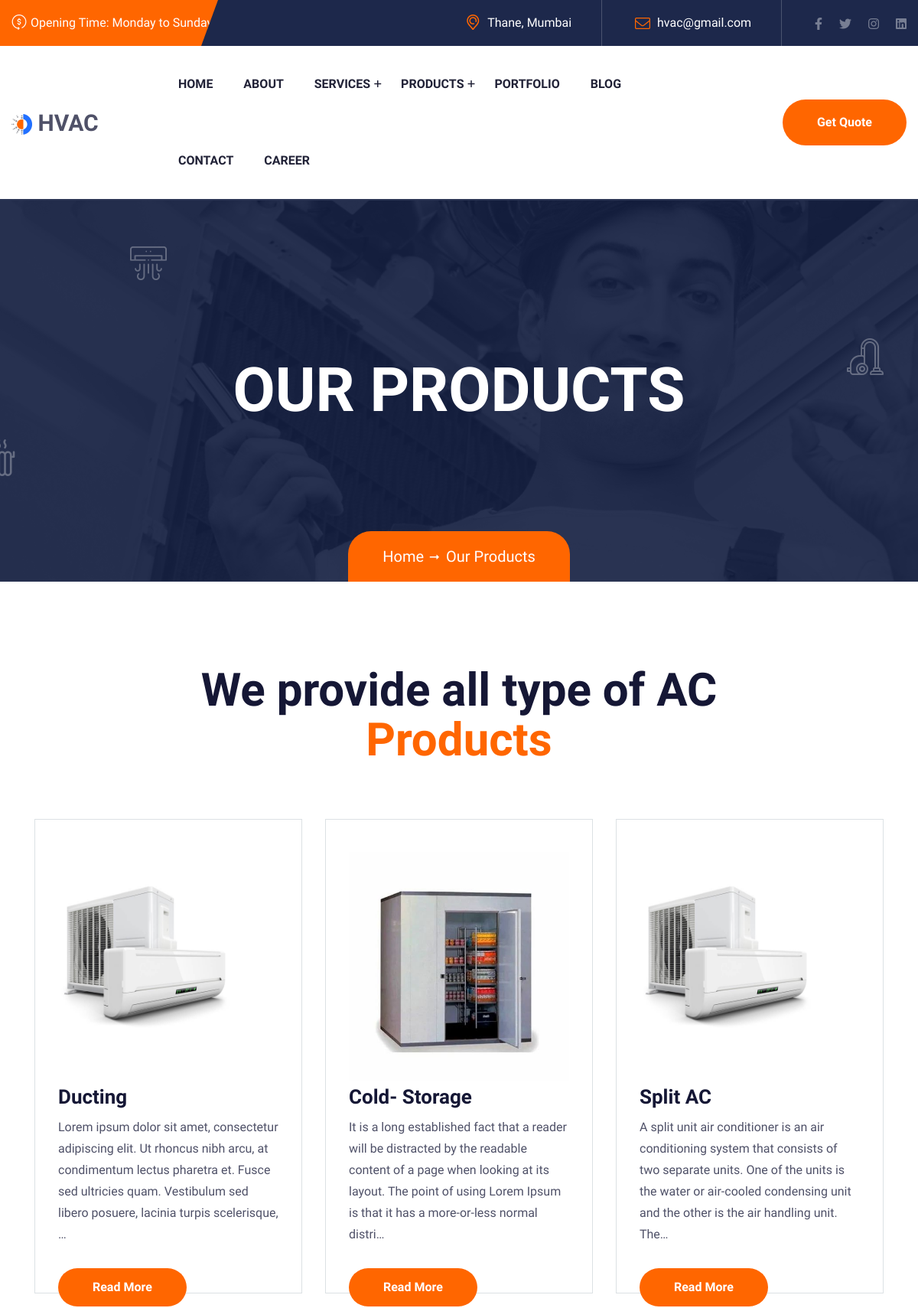
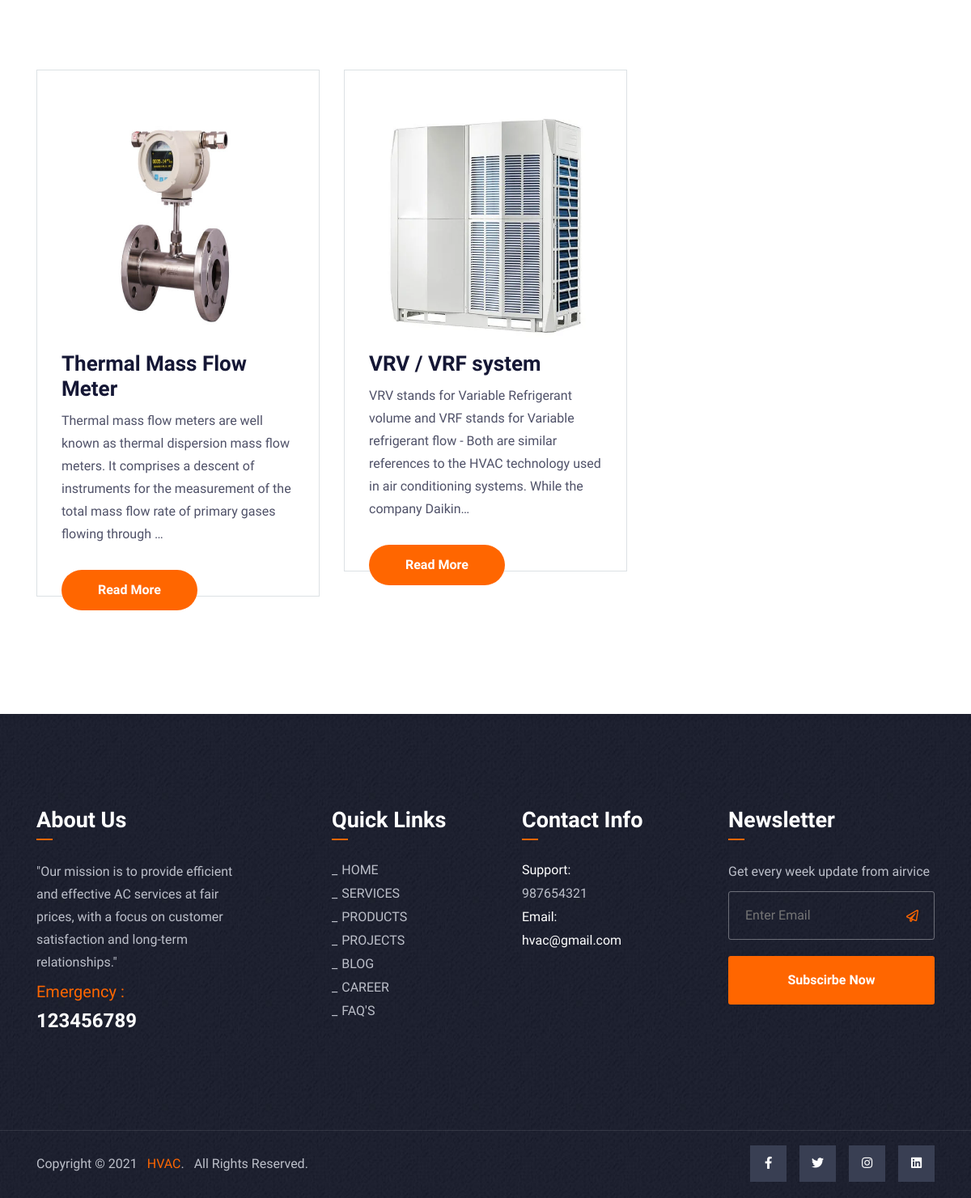
Page /products on the committed database (2 pictures, top to bottom).
### myapp/models.py (models this page shows, shortened)
class Information(models.Model):
    phone = models.CharField(max_length=15)
    phone_2 = models.CharField(max_length=15)
    branch = models.PositiveIntegerField(default=1)
    projects = models.PositiveIntegerField(default=1)
    clients = models.PositiveIntegerField(default=1)
    members = models.PositiveIntegerField(default=1)
    experience = models.PositiveIntegerField(default=1)
    address = models.CharField(max_length=255)
    email = models.EmailField(max_length=200)
    facebook = models.URLField(max_length=200)
    twitter = models.URLField(max_length=200)
    instagram = models.URLField(max_length=200)
    linkedin = models.URLField(max_length=200)

class Product(models.Model):
    image = models.ImageField(upload_to='product')
    title = models.CharField(max_length=255, null=False)
    slug = models.SlugField(max_length=255, null=True, blank=True)
    description = models.TextField()

### myapp/views.py (the view)
# urls.py: path('products', views.products, name='products'),
def products(request):
    products = Product.objects.all()
    services = Service.objects.all()
    info = Information.objects.get(id=1)
    return render(request, 'products.html', {'products':products, 'services': services, 'information':info})

### templates/products.html (shortened to what this page needs)
{% extends "base.html" %}
{% load static %}
{% block address %} <a href="https://www.google.com/maps/place/{{information.address}}">{{information.address}}</a> {% endblock address %}
{% block email %}<a href="mailto:{{information.email}}"><span class="__cf_email__" data-cfemail="771e19111837040e141f1845435914181a">{{information.email}}</span></a>{% endblock email %}
{% block header-socials %}
<a href="{{information.facebook}}"><i class="fab fa-facebook-f"></i></a>
<a href="{{information.twitter}}"><i class="fab fa-twitter"></i></a>
<a href="{{information.instagram}}"><i class="fab fa-instagram"></i></a>
<a href="{{information.linkedin}}"><i class="fab fa-linkedin"></i></a>
{% endblock header-socials %}
{% block body %}
    <main>
            {% load social_share %}
        <div class="page-title-area pt-210 pb-180" data-background="assets/img/bg/page-banner.jpg">
            <div class="container">
                <div class="page-title-icon">
                    <i class="flaticon-air-conditioner hero__icon hero__icon1"></i>
                    <i class="flaticon-heating hero__icon hero__icon2"></i>
                    <i class="flaticon-vacuum-cleaner hero__icon hero__icon3"></i>
                </div>
                <div class="row">
                    <div class="col-12">
                        <div class="page-title text-center">
                            <h2 class="breadcrumb-title">Our Products</h2>
                            <div class="breadcrumb-menu">
                                <nav class="breadcrumb-trail breadcrumbs">
                                    <ul class="trail-items">
                                        <li class="trail-item trail-begin"><a href="{% url 'index' %}">Home</a>
                                        </li>
                                        <li class="trail-item trail-end"><span>Our Products</span></li>
                                    </ul>
                                </nav>
                            </div>
                        </div>
                    </div>
                </div>
            </div>
        </div>
        <section class="blog-area pt-110 pb-40">
            <div class="container">
                <div class="row">
                    <div class="col-12">
                        <div class="section-title-wrapper text-center mb-70 wow fadeInUp"  data-wow-delay=".3s">
                            <h2 class="section-title">We provide all type of AC <br><span>Products</span></h2>
                        </div>
                    </div>
                </div>
                <div class="row">
                    {% for product in products %}
                    <div class="col-lg-4 col-md-6">
                        <div class="ablog mb-105 wow fadeInUp"  data-wow-delay=".3s">
                            <div class="ablog__text ablog__text--service">
                                <div>
                                    <img src="{{product.image.url}}"  class="img-fluid thumbnail" alt="img">
                                </div>
                                <h4 class="ablog__text--title"><a href="{% url 'product_detail' product.slug %}">{{product.title}}</a></h4>
                                <p>{{ product.description|truncatechars:200 }}</p>
                                <div class="ablog__btn">
                                    <a href="{% url 'product_detail' product.slug %}" class="theme-btn">Read More</a>
                                </div>
                            </div>
                        </div>
                    </div>
                    {% endfor %}
                </div>
            </div>
        </section>
    </main>
{% endblock body %}
{% block phone %}
<h4><a href="tel:{{information.phone}}">{{information.phone}}</a></h4>
{% endblock phone %}
{% block faddress %}
<div class="col-lg-3 col-sm-6">
    <div class="footer__widget mb-30 pl-30 wow fadeInUp" data-wow-delay=".9s">
        <h4 class="footer__widget--title">Contact Info</h4>
        <ul class="widget__contact">
            <li><span>Support:</span><a href="tel:{{information.phone_2}}">{{information.phone_2}}</a></li>
            <li><span>Email:</span> <a
                    href="mailto:{{information.email}}"><span
                        class="__cf_email__"
                        data-cfemail="cba2a5ada48baaa2b9bda2a8aef9ffe5a8a4a6">{{information.email}}</span></a>
            </li>
        </ul>
    </div>
</div>
{% endblock faddress %}
{% block footer-socials %}
<a href="{{information.facebook}}"><i class="fab fa-facebook-f"></i></a>
<a href="{{information.twitter}}"><i class="fab fa-twitter"></i></a>
<a href="{{information.instagram}}"><i class="fab fa-instagram"></i></a>
<a href="{{information.linkedin}}"><i class="fab fa-linkedin"></i></a>
{% endblock footer-socials %}

### templates/base.html (shortened to what this page needs)
{% load static %}
<!doctype html>
<html class="no-js" lang="en">
<head>
    <link rel="stylesheet" href="{% static 'assets/css/bootstrap.min.css' %}">
    <link rel="stylesheet" href="{% static 'assets/css/animate.min.css' %}">
    <link rel="stylesheet" href="{% static 'assets/css/custom-animation.css' %}">
    <link rel="stylesheet" href="{% static 'assets/css/fontawesome.min.css' %}">
    <link rel="stylesheet" href="{% static 'assets/css/meanmenu.css' %}">
    <link rel="stylesheet" href="{% static 'assets/css/flaticon.css' %}">
    <link rel="stylesheet" href="{% static 'assets/css/venobox.min.css' %}">
    <link rel="stylesheet" href="{% static 'assets/css/backToTop.css' %}">
    <link rel="stylesheet" href="{% static 'assets/css/slick.css' %}">
    <link rel="stylesheet" href="{% static 'assets/css/swiper-bundle.css' %}">
    <link rel="stylesheet" href="{% static 'assets/css/default.css' %}">
    <link rel="stylesheet" href="{% static 'assets/css/main.css' %}">
</head>
<body>
    <header>
        <div class="header-top black-soft-bg d-none d-lg-block">
            <div class="custom-container">
                <div class="row align-items-center">
                    <div class="col-xl-3 col-lg-4">
                        <div class="header-top-left header-top-left-2">
                            <span><i class="flaticon-return-of-investment"></i>Opening Time: Monday to Sunday</span>
                        </div>
                    </div>
                    <div class="col-xl-9 col-lg-8">
                        <div class="header-top-right header-top-right-2">
                            <ul>
                                <li><i class="flaticon-pin"></i>{% block address %}{% endblock address %}</li>
                                <li><i class="fal fa-envelope"></i>
                                    {% block email %}{% endblock email %}
                                </li>
                                <li class="header--social">
                                    {% block header-socials %}
                                    {% endblock header-socials %}
                                </li>
                            </ul>
                        </div>
                    </div>
                </div>
            </div>
        </div>
        <div class="header-menu header-sticky header-menu-2">
            <div class="container-fluid">
                <div class="row align-items-center">
                    <div class="col-xl-2 col-lg-2 col-8">
                        <div class="header-logo pt-15 pb-15">
                            <a href="{% url 'index' %}" style="font-size:30px"><img src="{% static 'assets/img/icon/subtitle-icon.png' %}" class="img-fluid" alt="img"><b>  HVAC</b></a>
                        </div>
                    </div>
                    <div class="col-xl-7 col-lg-8 col-4">
                        <div class="main-menu d-none d-lg-block">
                            <nav id="mobile-menu">
                                <ul>
                                    <li><a href="{% url 'index' %}">HOME</a></li>
                                    <li><a href="{% url 'about' %}">About</a></li>
                                    <li class="menu-item-has-children"><a href="{% url 'services' %}">SERVICES</a>
                                    </li>
                                    <li class="menu-item-has-children"><a href="{% url 'products' %}">PRODUCTS</a>
                                    </li>
                                    <li><a href="{% url 'projects' %}">Portfolio</a></li>
                                    <li><a href="{% url 'blogs' %}">Blog</a></li>
                                    <li><a href="{% url 'contact' %}">CONTACT</a></li>
                                    <li><a href="{% url 'jobs' %}">Career</a></li>
                                </ul>
                            </nav>
                        </div>
                    </div>
                    <div class="col-xl-3 col-lg-2 d-none d-lg-block">
                        <div class="header-right header-right-2 text-end">
                            <ul class="z-index">
                                <li><a href="{% url 'contact' %}" class="theme-btn">Get Quote</a></li>
                            </ul>
                        </div>
                    </div>
                </div>
            </div>
        </div>
    </header>
{% block body %}
{% endblock body %}
    <footer data-background="{% static 'assets/img/footer/footer-bg.jpg' %} ">
        <section class="footer-area pt-115 pb-90">
            <div class="container">
                <div class="row">
                    <div class="col-lg-3 col-sm-6">
                        <div class="footer__widget mb-30 wow fadeInUp" data-wow-delay=".3s">
                            <h4 class="footer__widget--title">About Us</h4>
                            <p>"Our mission is to provide efficient and effective AC services at fair prices, with a
                                focus on customer satisfaction and long-term relationships."</p>
                            <div class="emg__number">
                                <h5>Emergency :</h5>
                                {% block phone %}{% endblock phone %}
                            </div>
                        </div>
                    </div>
                    <div class="col-lg-3 col-sm-6">
                        <div class="footer__widget mb-30 pl-80 wow fadeInUp" data-wow-delay=".6s">
                            <h4 class="footer__widget--title">Quick Links</h4>
                            <ul class="widget__links">
                                <li><a href="{% url 'index' %}">HOME</a></li>
                                <li><a href="{% url 'services' %}">SERVICES</a></li>
                                <li><a href="{% url 'products' %}">PRODUCTS</a></li>
                                <li><a href="{% url 'projects' %}">PROJECTS</a></li>
                                <li><a href="{% url 'blogs' %}">BLOG</a></li>
                                <li><a href="{% url 'jobs' %}">CAREER</a></li>
                                <li><a href="{% url 'faqs' %}">FAQ'S</a></li>
                            </ul>
                        </div>
                    </div>
                    {% block faddress %}
                    {% endblock faddress %}
                    <div class="col-lg-3 col-sm-6">
                        <div class="footer__widget mb-30 wow fadeInUp" data-wow-delay="1.2s">
                            <h4 class="footer__widget--title">Newsletter</h4>
                            <p>Get every week update from airvice</p>
                            <form action="{% url 'subscribe' %}" method="post" class="widget__subscribe">
                                <div class="field">
                                    <input name="email" type="email" placeholder="Enter Email">
                                </div>
                                <button type="submit" class="theme-btn">Subscirbe Now</button>
                            </form>
                        </div>
                    </div>
                </div>
            </div>
        </section>
        <div class="copyright-area copyright-border">
            <div class="container">
                <div class="row align-items-center">
                    <div class="col-md-7">
                        <div class="copyright__text">
                            <span>Copyright © 2021 &nbsp <a href="#">HVAC</a>. &nbsp All Rights Reserved.</span>
                        </div>
                    </div>
                    <div class="col-md-5">
                        <div class="copyright__social text-end">
                            {% block footer-socials %}
                            {% endblock footer-socials %}
                        </div>
                    </div>
                </div>
            </div>
        </div>
    </footer>
</body>
</html>

### static/assets/css/default.css (style rules this page uses)
.mb-30 { margin-bottom: 30px; }
.mb-70 { margin-bottom: 70px; }
.mb-105 { margin-bottom: 105px; }
.pt-15 { padding-top: 15px; }
.pt-110 { padding-top: 110px; }
.pt-115 { padding-top: 115px; }
.pb-15 { padding-bottom: 15px; }
.pb-40 { padding-bottom: 40px; }
.pb-90 { padding-bottom: 90px; }
.pb-180 { padding-bottom: 180px; }
.pl-30 { padding-left: 30px; }
.pl-80 { padding-left: 80px; }

### rows in the picture
Information: address "Thane, Mumbai", email "hvac@gmail.com", phone "123456789", phone_2 "987654321"
Product: image (picture), title "Ducting", description "Lorem ipsum dolor sit amet, consectetur adipiscing elit. Ut rhoncus nibh arcu, at condimentum lectus pharetra et. Fusce sed ultricies quam. Vestibulum sed libero posuere, lacinia turpis scelerisque, …"
Product: image (picture), title "Cold- Storage", description "It is a long established fact that a reader will be distracted by the readable content of a page when looking at its layout. The point of using Lorem Ipsum is that it has a more-or-less normal distri…"
Product: image (picture), title "Split AC", description "A split unit air conditioner is an air conditioning system that consists of two separate units. One of the units is the water or air-cooled condensing unit and the other is the air handling unit. The…"
Product: image (picture), title "Thermal Mass Flow Meter", description "Thermal mass flow meters are well known as thermal dispersion mass flow meters. It comprises a descent of instruments for the measurement of the total mass flow rate of primary gases flowing through …"
Product: image (picture), title "VRV / VRF system", description "VRV stands for Variable Refrigerant volume and VRF stands for Variable refrigerant flow - Both are similar references to the HVAC technology used in air conditioning systems. While the company Daikin…"
